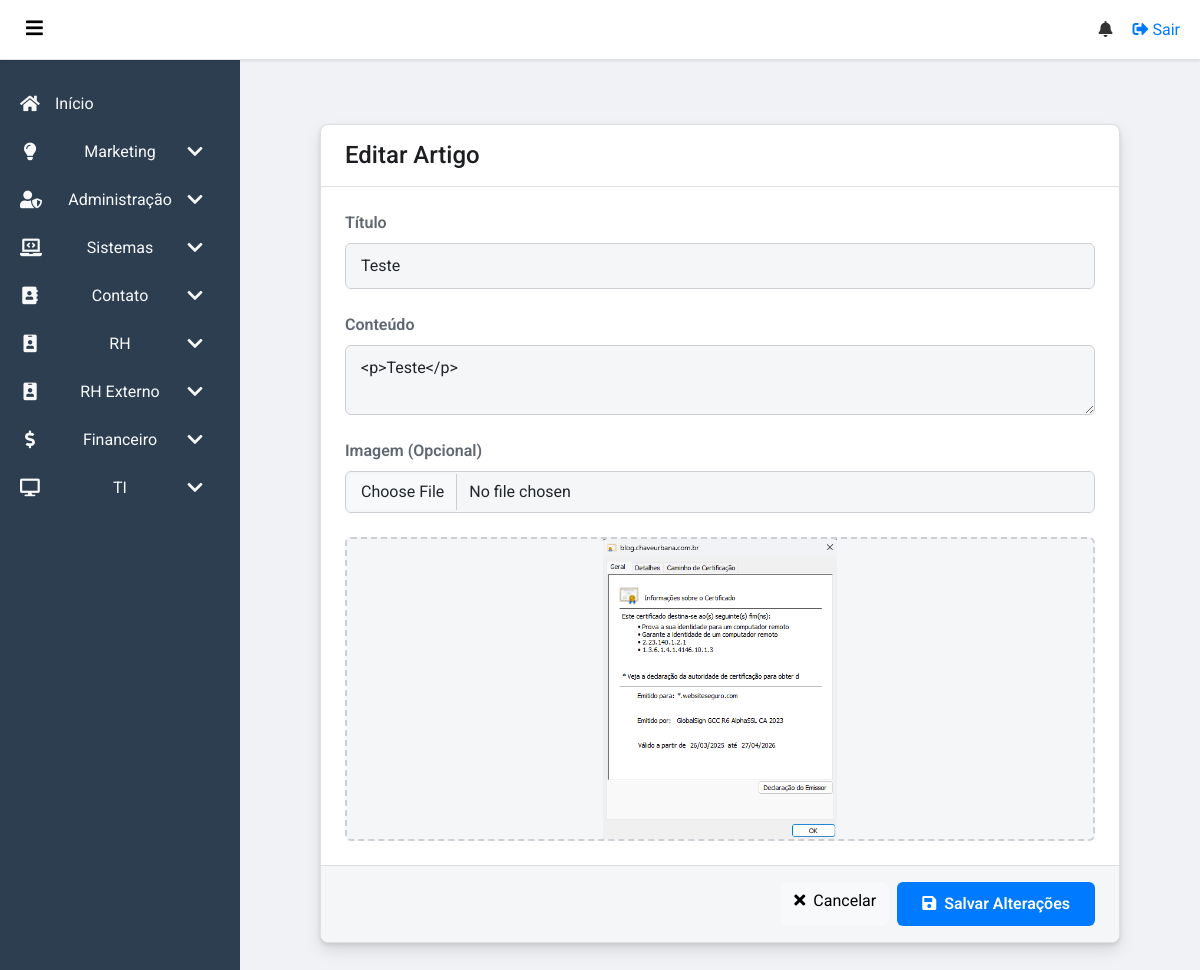
Before: /sistemas/base-de-conhecimento/editar/1 (signed in) with the older database file.
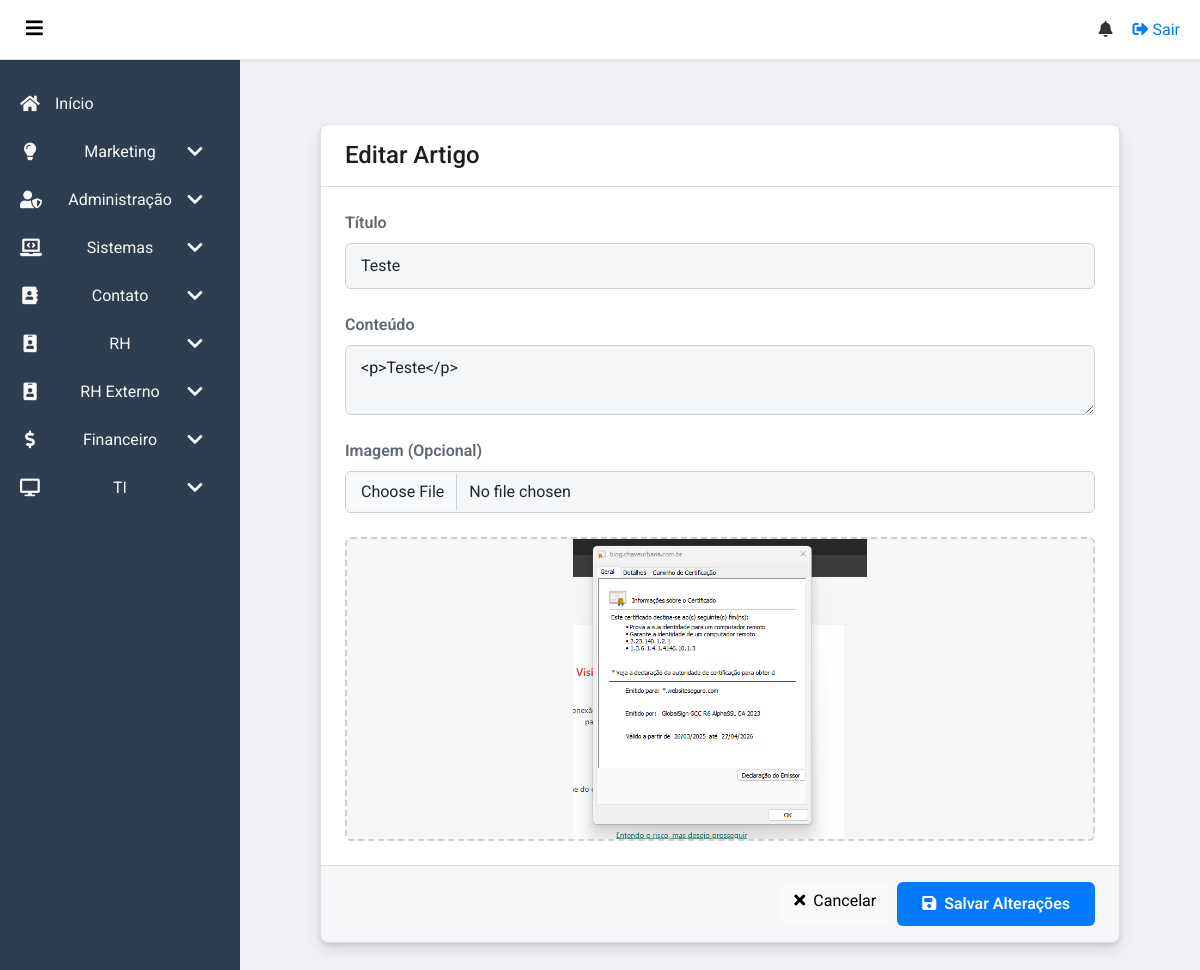
After: the same page with the newer database file.
### app/models.py (models this page shows, shortened)
class KnowledgeBaseArticle(db.Model):
    id = db.Column(db.Integer, primary_key=True)
    kb_id = db.Column(db.Integer, unique=True, nullable=True)
    title = db.Column(db.String(200), nullable=False)
    content = db.Column(db.Text, nullable=False)
    image_path = db.Column(db.String(500), nullable=True)
    created_at = db.Column(db.DateTime, nullable=False, default=datetime.utcnow)
    updated_at = db.Column(db.DateTime, nullable=False, default=datetime.utcnow, onupdate=datetime.utcnow)

### app/routes.py (the view, shortened to what this page needs)
@main.route('/sistemas/base-de-conhecimento/editar/<int:article_id>', methods=['GET', 'POST'])
@login_required
@group_required('Administração')
def edit_article(article_id):
    article = KnowledgeBaseArticle.query.get_or_404(article_id)
    return render_template('create_edit_article.html', article=article)

### app/routes.py (called while the page is built)
@main.context_processor
def inject_user_groups():
    if current_user.is_authenticated:
        user_groups = {group.name for group in current_user.groups}
        return dict(user_groups=user_groups)
    return dict(user_groups=set()) # Return an empty set for anonymous users

@main.context_processor
def inject_notifications():
    if current_user.is_authenticated:
        unread_notifications = Notification.query.filter_by(user_id=current_user.id, is_read=False).order_by(Notification.created_at.desc()).all()
        return dict(unread_notifications=unread_notifications)
    return dict(unread_notifications=[]) # Return an empty list for anonymous users

### app/templates/create_edit_article.html (shortened to what this page needs)
{% extends "base.html" %}
{% block styles %}
    <link rel="stylesheet" href="{{ url_for('static', filename='css/post_editor.css') }}">
{% endblock %}
{% block content %}
<div class="post-editor-container">
    <form method="post" enctype="multipart/form-data">
        <div class="post-editor-header">
            <h3>{% if article %}Editar Artigo{% else %}Criar Novo Artigo{% endif %}</h3>
        </div>
        <div class="post-editor-body">
            <div class="form-group">
                <label for="title">Título</label>
                <input type="text" id="title" name="title" class="form-control" value="{{ article.title if article else '' }}" required>
            </div>
            <div class="form-group">
                <label for="content">Conteúdo</label>
                <textarea id="content" name="content" class="form-control">{{ article.content if article else '' }}</textarea>
            </div>
            <div class="form-group">
                <label for="image-upload-input">Imagem (Opcional)</label>
                <input type="file" id="image-upload-input" name="image" class="form-control" accept="image/*">
            </div>
            <div id="image-preview-container">
                {% if article and article.image_path %}
                    <img id="image-preview" src="{{ url_for('static', filename=article.image_path) }}" alt="Pré-visualização da imagem" style="display: block;">
                {% else %}
                    <img id="image-preview" src="" alt="Pré-visualização da imagem" style="display: none;">
                    <span id="preview-placeholder" style="display: block;">Pré-visualização da Imagem</span>
                {% endif %}
            </div>
        </div>
        <div class="post-editor-footer">
             <a href="{{ url_for('main.knowledge_base') }}" class="btn btn-light me-2">
                <i class="fas fa-times me-2"></i>Cancelar
            </a>
            <button type="submit" class="btn-publish">
                <i class="fas fa-save me-1"></i> {% if article %}Salvar Alterações{% else %}Publicar Artigo{% endif %}
            </button>
        </div>
    </form>
</div>
{% endblock %}

### app/templates/base.html (shortened to what this page needs)
<!DOCTYPE html>
<html lang="pt-br">
<head>
    <link href="https://cdn.jsdelivr.net/npm/bootstrap@5.3.3/dist/css/bootstrap.min.css" rel="stylesheet">
    <link rel="stylesheet" href="https://cdnjs.cloudflare.com/ajax/libs/font-awesome/5.15.3/css/all.min.css">
    <link rel="stylesheet" href="{{ url_for('static', filename='css/base.css') }}">
    <link rel="stylesheet" href="{{ url_for('static', filename='css/dashboard.css') }}">
    {% block styles %}{% endblock %}
</head>
<body class="{% block body_class %}{% endblock %}"">
    {% if current_user.is_authenticated %}
    <header class="top-bar">
        <div class="top-bar-left">
            <button class="menu-toggle" id="menu-toggle" aria-label="Alternar menu">
                <i class="fas fa-bars"></i>
            </button>
        </div>
        <div class="top-bar-right">
            <div class="notification-icon" id="notification-icon">
                <i class="fas fa-bell"></i>
            </div>
            <a href="{{ url_for('main.logout') }}" class="top-bar-link logout-button">
                <i class="fas fa-sign-out-alt"></i> Sair
            </a>
        </div>
    </header>
    <div class="dashboard-body">
        <nav class="sidebar" id="sidebar">
            <ul class="sidebar-menu">
                {% if 'Inicio' in user_groups %}
                <li><a href="{{ url_for('main.dashboard') }}" {% if request.endpoint == 'main.dashboard' %}class="active"{% endif %}><i class="fas fa-home"></i><span class="menu-text">Início</span></a></li>
                {% endif %}
                {% if 'Marketing - Administração' in user_groups or 'Marketing - Publicar Notícia' in user_groups or 'Marketing - Publicar Evento' in user_groups or 'Marketing' in user_groups %}
                <li class="has-submenu {% if request.endpoint in ['main.administracao_publicacoes', 'main.noticias_publicar', 'main.eventos_publicar'] %}is-open{% endif %}">
                    <a href="#" class="submenu-toggle">
                        <i class="fas fa-lightbulb"></i>
                        <span class="menu-text">Marketing</span>
                        <i class="fas fa-chevron-down submenu-arrow"></i>
                    </a>
                </li>
                {% endif %}
                {% if '_acesso_total_' in user_groups or 'Administração' in user_groups %}
                <li class="has-submenu {% if request.endpoint in ['main.administracao', 'main.administracao_usuarios', 'main.administracao_solicitacoes'] %}is-open{% endif %}">
                    <a href="#" class="submenu-toggle">
                        <i class="fas fa-user-shield"></i>
                        <span class="menu-text">Administração</span>
                        <i class="fas fa-chevron-down submenu-arrow"></i>
                    </a>
                </li>
                {% endif %}
                {% if 'Sistemas' in user_groups or 'Sistemas - Suporte' in user_groups or 'Sistemas - Inventário' in user_groups or 'Sistemas - Ferramentas' in user_groups or 'Sistemas - Webmail' in user_groups %}
                <li class="has-submenu {% if request.endpoint in ['main.sistemas_geral', 'main.sistemas_acessos', 'main.sistemas_solicitacoes', 'main.sistemas_suporte', 'main.sistemas_ferramentas'] %}is-open{% endif %}">
                    <a href="#" class="submenu-toggle">
                        <i class="fas fa-laptop-code"></i>
                        <span class="menu-text">Sistemas</span>
                        <i class="fas fa-chevron-down submenu-arrow"></i>
                    </a>
                </li>
                {% endif %}
                {% if 'Contato - Ramais' in user_groups or 'Contato - E-mails' in user_groups or 'Contato - Discord' in user_groups or 'Contato - Whatsapp' in user_groups or 'Contato' in user_groups %}
                <li class="has-submenu {% if request.endpoint.startswith('main.ramais') %}is-open{% endif %}">
                    <a href="#" class="submenu-toggle">
                        <i class="fas fa-address-book"></i>
                        <span class="menu-text">Contato</span>
                        <i class="fas fa-chevron-down submenu-arrow"></i>
                    </a>
                </li>
                {% endif %}
                {% if 'Recursos Humanos - Aniversariantes' in user_groups or 'Recursos Humanos - Recrutamento' in user_groups or 'Recursos Humanos - Benefícios' in user_groups or 'Recursos Humanos - Folha de Pagamento' in user_groups or 'Recursos Humanos - Avaliações de Desempenho' in user_groups or 'Recursos Humanos - Administração' in user_groups or 'Recursos Humanos' in user_groups %}
                <li class="has-submenu {% if request.endpoint.startswith('main.rh') %}is-open{% endif %}">
                    <a href="#" class="submenu-toggle">
                        <i class="fas fa-id-badge"></i>
                        <span class="menu-text">RH</span>
                        <i class="fas fa-chevron-down submenu-arrow"></i>
                    </a>
                </li>
                {% endif %}
                {% if 'RH Externo - Portal RH' in user_groups or 'RH Externo - Férias' in user_groups or 'RH Externo - Holerites' in user_groups or 'RH Externo' in user_groups %}
                <li class="has-submenu">
                    <a href="#" class="submenu-toggle">
                        <i class="fas fa-id-badge"></i>
                        <span class="menu-text">RH Externo</span>
                        <i class="fas fa-chevron-down submenu-arrow"></i>
                    </a>
                </li>
                {% endif %}
                {% if 'Financeiro - Contas a pagar' in user_groups or 'Financeiro - Contas a receber' in user_groups or 'Financeiro - Operações' in user_groups or 'Financeiro - Relatórios' in user_groups or 'Financeiro - Administração' in user_groups or 'Financeiro' in user_groups %}
                <li class="has-submenu {% if request.endpoint.startswith('main.financeiro') %}is-open{% endif %}">
                    <a href="#" class="submenu-toggle">
                        <i class="fas fa-dollar-sign"></i>
                        <span class="menu-text">Financeiro</span>
                        <i class="fas fa-chevron-down submenu-arrow"></i>
                    </a>
                </li>
                {% endif %}
                {% if 'TI - Administração' in user_groups or 'TI - Chamados' in user_groups or 'TI - Infraestrutura' in user_groups or 'TI - Relatórios' in user_groups or 'TI - Segurança' in user_groups or 'TI' in user_groups %}
                <li class="has-submenu {% if request.endpoint.startswith('main.ti') %}is-open{% endif %}">
                    <a href="#" class="submenu-toggle">
                        <i class="fas fa-desktop"></i>
                        <span class="menu-text">TI</span>
                        <i class="fas fa-chevron-down submenu-arrow"></i>
                    </a>
                </li>
                {% endif %}
            </ul>
        </nav>
        <main class="content">
            {% block content %}{% endblock %}
        </main>
    </div>
    {% else %}
        {% block public_content %}
        {% endblock %}
    {% endif %}
</body>
</html>

### app/static/css/base.css (style rules this page uses)
:root { --primary-color: #007bff; --secondary-color: #2c3e50; --background-light: #f0f2f5; --background-white: #ffffff; --text-color: #333; --text-light: #f8f9fa; --border-color: #dee2e6; --shadow-color: rgba(0, 0, 0, 0.1); }
body { font-family: 'Roboto', sans-serif; margin: 0; padding: 0; background-color: var(--background-light); color: var(--text-color); -webkit-font-smoothing: antialiased; -moz-osx-font-smoothing: grayscale; }
h1, h2, h3, h4, h5, h6 { margin: 0; font-weight: 500; }
a { text-decoration: none; color: var(--primary-color); }

### app/static/css/dashboard.css (style rules this page uses)
.top-bar { display: flex; justify-content: space-between; align-items: center; background-color: var(--background-white); height: 60px; padding: 0 20px; border-bottom: 1px solid var(--border-color); box-shadow: 0 1px 3px var(--shadow-color); position: sticky; top: 0; z-index: 999; }
.top-bar-left { display: flex; align-items: center; }
.top-bar-right { display: flex; align-items: center; gap: 20px; }
.menu-toggle { background: none; border: none; font-size: 1.2rem; cursor: pointer; margin-right: 15px; }
.dashboard-body { display: flex; min-height: calc(100vh - 60px); }
.sidebar { width: 240px; background-color: var(--secondary-color); color: var(--text-light); transition: width 0.3s ease; overflow-y: auto; overflow-x: hidden; }
.sidebar-menu { list-style: none; padding: 0; margin: 20px 0; }
.sidebar-menu li a { display: flex; align-items: center; padding: 12px 20px; color: var(--text-light); text-decoration: none; transition: background-color 0.2s; white-space: nowrap; }
.sidebar-menu li a i { font-size: 1.1rem; margin-right: 15px; width: 20px; text-align: center; }
.has-submenu .submenu-toggle { display: flex; justify-content: space-between; align-items: center; }
.submenu-arrow { transition: transform 0.3s ease; }
main.content { flex-grow: 1; padding: 2rem; overflow-y: auto; }

### app/static/css/post_editor.css (style rules this page uses)
.post-editor-container { max-width: 800px; margin: 2rem auto; background-color: #fff; border: 1px solid #dddfe2; border-radius: 8px; box-shadow: 0 2px 4px rgba(0, 0, 0, 0.1), 0 8px 16px rgba(0, 0, 0, 0.1); }
.post-editor-header { padding: 1rem 1.5rem; border-bottom: 1px solid #dddfe2; }
.post-editor-header h3 { margin: 0; font-size: 1.5rem; color: #1c1e21; }
.post-editor-body { padding: 1.5rem; }
.form-group { margin-bottom: 1.5rem; }
.form-group label { display: block; font-weight: 600; margin-bottom: .5rem; color: #606770; }
.form-control { width: 100%; padding: 10px 15px; font-size: 1rem; border: 1px solid #ccd0d5; border-radius: 6px; background-color: #f5f6f7; transition: border-color .2s, box-shadow .2s; }
input[type="file"].form-control { padding: 8px 15px; line-height: 1.5; }
#image-preview-container { width: 100%; min-height: 150px; border: 2px dashed #ccd0d5; border-radius: 6px; display: flex; align-items: center; justify-content: center; background-color: #f5f6f7; color: #606770; overflow: hidden; margin-top: 1rem; }
#image-preview-container img { max-width: 100%; max-height: 300px; display: none; object-fit: cover; }
.post-editor-footer { padding: 1rem 1.5rem; background-color: #f5f6f7; border-top: 1px solid #dddfe2; border-bottom-left-radius: 8px; border-bottom-right-radius: 8px; display: flex; justify-content: flex-end; }
.btn-publish { background-color: #007bff; color: white; font-weight: 600; padding: 10px 25px; border: none; border-radius: 6px; cursor: pointer; font-size: 1rem; transition: background-color .2s; }

### app/templates/base.html (style rules this page uses)
.notification-icon { position: relative; cursor: pointer; }

Changed rows visible on the page:
changed KnowledgeBaseArticle "Teste": image_path: a different picture
